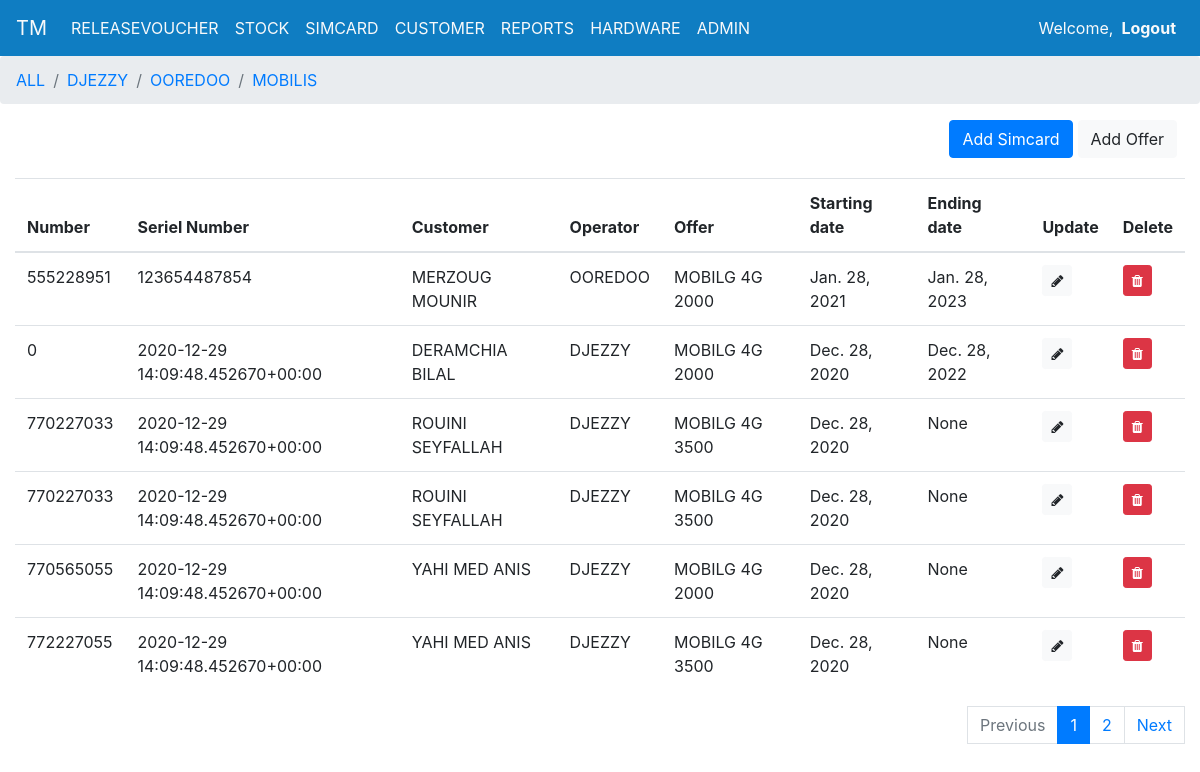
Before: /simcards/ (signed in) with the older database file.
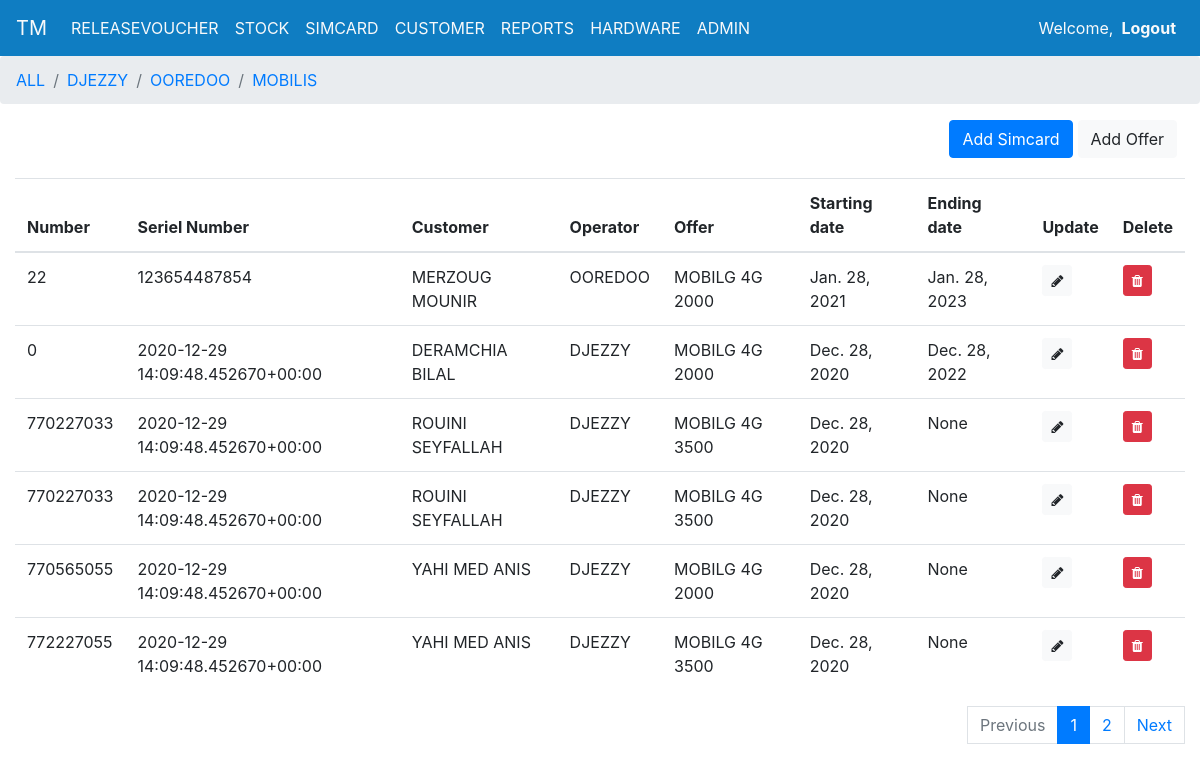
After: the same page with the newer database file.
### TonersManagement/models.py (models this page shows, shortened)
class Simcard(models.Model):
    number = models.IntegerField(default=0)
    customer = models.ForeignKey(Customer, on_delete=models.CASCADE)
    offer = models.ForeignKey(Offer, on_delete=models.CASCADE)
    starting_date = models.DateField(auto_now=False)
    OPERATORS = (
        ('DJEZZY', 'DJEZZY'),
        ('MOBILIS', 'MIBILIS'),
        ('OOREDOO','OOREDOO')
    )
    operator = models.CharField(max_length=10, null=False, choices=OPERATORS)
    ending_date = models.DateField(auto_now=False, null = True)
    seriel_number = models.CharField(max_length=50)

class Customer(models.Model):
    direction = models.ForeignKey(Direction, on_delete=models.CASCADE)
    full_name = models.CharField(max_length=200,verbose_name='Full Name')
    def __str__(self):
        return self.full_name

class Offer(models.Model):
    descrption = models.CharField(max_length=150)
    price = models.FloatField(default=0)
    TYPES = (
        ('MOBILE', 'MOBILE'),
        ('DATA','DATA')
    )
    sim_type = models.CharField(max_length=10,null = False , choices=TYPES)
    def __str__(self):
        return  self.descrption

### TonersManagement/Views/simcard_view.py (the view, shortened to what this page needs)
# urls.py: path('simcards/',views.simcards, name='simcards'),
@login_required(login_url='login')
def simcards(request):
    simcard_list = Simcard.objects.all()
    page = request.GET.get('page',1)
    paginator = Paginator(simcard_list,6)
    try:
        simcardcollection = paginator.page(page)
    except PageNotAnInteger:
        simcardcollection = paginator.page(1)
    except EmptyPage :
        simcardcollection = paginator.page(paginator.num_pages)
    form = SimcardForm()
    return render(request, 'TonersManagement/pages/simcards.html',{'model':"Simcard",'data': simcardcollection,'form': form,  'headers':["Number","Seriel Number","Customer","Operator","Offer","Starting date","Ending date","Update","Delete"]} )

### TonersManagement/templates/TonersManagement/pages/simcards.html (shortened to what this page needs)
{% extends 'TonersManagement/components/base.html' %}
{% block content %}
<nav aria-label="breadcrumb">
  <ol class="breadcrumb">
    <li class="breadcrumb-item"><a href="{% url 'simcards' %}">ALL</a></li>
    <li class="breadcrumb-item"><a href="{% url 'djezzy' %}">DJEZZY</a></li>
    <li class="breadcrumb-item"><a href="{% url 'ooredoo' %}">OOREDOO</a></li>
    <li class="breadcrumb-item"><a href="{% url 'mobilis' %}">MOBILIS</a></li>
  </ol>
</nav>
<div class="container-fluid" style="background-color: white; ">
  <a class="btn btn-light float-right mr-2" href="{% url 'offers' %}" style="margin-left : 5px;">Add Offer</a>
  {% include 'TonersManagement/components/add_new_item.html' %}
  {% include 'TonersManagement/components/simcards_table.html' %}
</div>
{% endblock content %}

### TonersManagement/templates/TonersManagement/components/simcards_table.html (shortened to what this page needs)
{% load static %}
<div class="table-responsive-sm table-hover d-none d-lg-block">
  <table class="table">
  <thead>
  <tr >
      {% for header in headers %}
          <th>{{header}}</th>
      {% endfor %}
  </tr>
  </thead>
  {% for item in data %}
        <td>{{ item.number }}</td>
        <td>{{ item.seriel_number }}</td>
        <td>{{ item.customer.full_name }}</td>
        <td>{{ item.operator }}</td>
        <td>{{ item.offer.descrption }}</td>
        <td>{{ item.starting_date }}</td>
        <td>{{ item.ending_date }}</td>
        <td><a  class="btn btn-light btn-sm shadow-none" href={% url 'update_simcard' item.id %}   ><i class="fa fa-pencil" aria-hidden="true"></i> </a></td>
        <td><a class="btn btn-danger btn-sm shadow-none" href="{% url  'delete_simcard' item.id %}"><i class="fa fa-trash"></i></a></td>
  {% endfor %}
  </table>
  {% include 'TonersManagement/components/pagination.html' %}
</div>

Changed rows visible on the page:
changed Simcard "OOREDOO": number "555228951" → "22"
